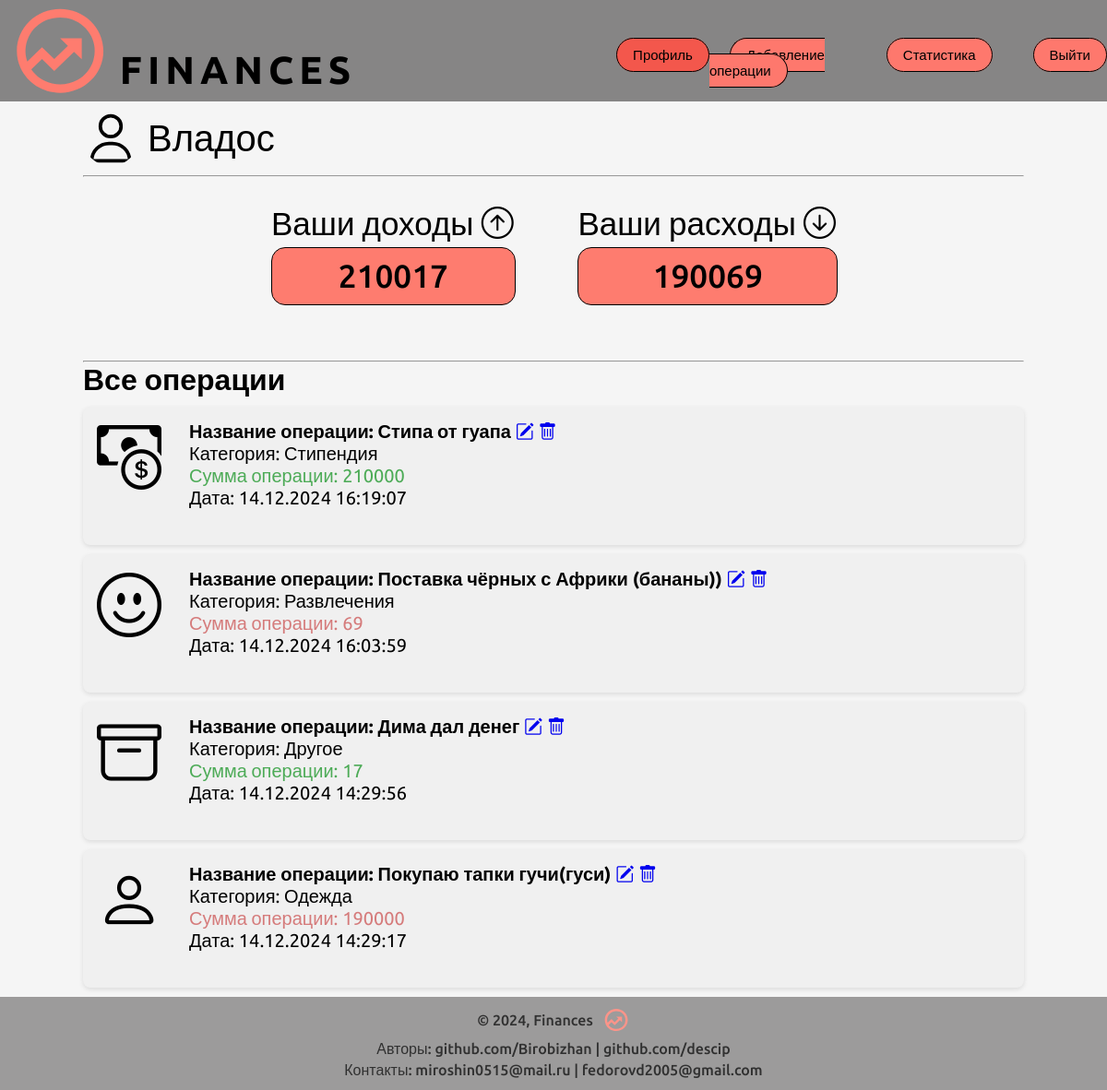
The page /users/profile/ (signed in) on the database its author committed.
### finance_site/models.py (models this page shows, shortened)
class Finance_site(models.Model):
    class Type(models.TextChoices):
        INCOME = '0', 'Доход'
        EXPENSES = '1', 'Расход'
    operation_type = models.CharField(max_length=10, choices=Type.choices, default=1, verbose_name='Тип операции')
    cat = models.ForeignKey('Category', on_delete=models.PROTECT, related_name='posts', verbose_name='Категории', null=True)
    operation_name = models.CharField(max_length=255, verbose_name='Название операции')
    notes = models.TextField(blank=True, verbose_name='Заметки')
    amount = models.IntegerField(verbose_name='Сумма')
    author = models.ForeignKey('auth.user', on_delete=models.PROTECT, verbose_name='Автор', editable=False)
    time_create = models.DateTimeField(auto_now_add=True, verbose_name='Время создания')
    objects = models.Manager()
    class Meta:
        verbose_name = 'Операции'
        verbose_name_plural = "Операции"
        ordering = ['-time_create']
        indexes = [
            models.Index(fields=['-time_create'])
        ]

class Category(models.Model):
    name = models.CharField(max_length=100, db_index=True, verbose_name='Категория операции')
    type = models.BooleanField(verbose_name='Тип операции', default=1)
    class Meta:
        verbose_name = 'Категории'
        verbose_name_plural = "Операции"
    def __str__(self):
        return self.name

### users/views.py (the view)
# urls.py: path('profile/', views.ProfileUser.as_view(), name='profile'),
class ProfileUser(LoginRequiredMixin, ListView):
    model = get_user_model()
    template_name = 'users/icons.html'
    extra_context = {"title": 'Профиль'}
    context_object_name = 'posts'
    def get_context_data(self, **kwargs):
        context = super().get_context_data(**kwargs)
        context['expenses'] = Finance_site.objects.filter(operation_type=1, author__username=self.request.user.username).aggregate(Sum('amount'))
        context['income'] = Finance_site.objects.filter(operation_type=0, author__username=self.request.user.username).aggregate(Sum('amount'))
        return context
    def get_queryset(self):
        return Finance_site.objects.filter(author__username=self.request.user.username)

### users/templates/users/icons.html
{% extends 'users/profile.html' %}
{% block icons %}
{% if p.cat_id == 2 %}
<i class="bi bi-cart"></i>
{% elif p.cat_id == 1 %}
<i class="bi bi-credit-card"></i>
{% elif p.cat_id == 3 %}
<i class="bi bi-coin"></i>
{% elif p.cat_id == 4 %}
<i class="bi bi-person"></i>
{% elif p.cat_id == 5 %}
<i class="bi bi-bank"></i>
{% elif p.cat_id == 6 %}
<i class="bi bi-cash-coin"></i>
{% elif p.cat_id == 7 %}
<i class="bi bi-archive"></i>
{% elif p.cat_id == 8 %}
<i class="bi bi-piggy-bank"></i>
{% elif p.cat_id == 9 %}
<i class="bi bi-bank2"></i>
{% elif p.cat_id == 10 %}
<i class="bi bi-egg-fried"></i>
{% elif p.cat_id == 11 %}
<i class="bi bi-emoji-smile"></i>
{% elif p.cat_id == 12 %}
<i class="bi bi-book"></i>
{% elif p.cat_id == 13 %}
<i class="bi bi-heart"></i>
{% elif p.cat_id == 14 %}
<i class="bi bi-bus-front"></i>
{% elif p.cat_id == 15 %}
<i class="bi bi-droplet"></i>
{% elif p.cat_id == 16 %}
<i class="bi bi-building"></i>
{% elif p.cat_id == 17 %}
<i class="bi bi-archive"></i>
{% endif %}
{% endblock %}

### users/templates/users/profile.html (shortened to what this page needs)
{% extends 'base.html' %}
{% block dop_info %}
    <link type="text/css" href="../../static/users/css/profile.css" rel="stylesheet">
    <link rel="stylesheet" href="https://cdn.jsdelivr.net/npm/bootstrap-icons@1.5.0/font/bootstrap-icons.css">
{% endblock %}
{% block content %}
<div class="wrapper">
    <div class="user">
        <span class="username">{{ user.username }}</span>
        <img class="useravatar" src="../../static/users/images/profile.svg" width="300px" height="100px" alt="">
    </div>
    <hr>
    <ul class="boxes">
        <li class="income">Ваши доходы <i class="bi bi-arrow-up-circle"></i> <p>{{ income.amount__sum }}</p></li>
        <li class="outcome">Ваши расходы <i class="bi bi-arrow-down-circle"></i> <p>{{ expenses.amount__sum }}</p></li>
    </ul>
    <hr>
    <h1>Все операции</h1>
    <ul class="list-articles">
        {% for p in posts %}
        <li>
            <div class="operation-block">
                <div class="cart">
                    {% block icons %}
                    {% endblock %}
                    </div>
                <div class="article-panel">
                    <h4>
                        Название операции: {{ p.operation_name }}
                         <a href="/edit/{{ p.pk }}/"><i class="bi bi-pencil-square"></i></a>
                         <a href="/delete/{{ p.pk }}/"><i class="bi bi-trash"></i></a>
                    </h4>
                    <p>Категория: {{p.cat}}</p>
                    {% if p.operation_type == '0' %}
                    <div class="inic">
                        <p>Сумма операции: {{ p.amount }}</p>
                    </div>
                    {% else %}
                    <div class="expen">
                        <p>Сумма операции: {{p.amount}}</p>
                    </div>
                    {% endif %}
                    <p class="last">Дата: {{ p.time_create|date:"d.m.Y H:i:s" }}</p>
                    <br>
                </div>
            </div>
        </li>
        {% endfor %}
    </ul>
</div>
{% endblock %}

### users/static/users/css/profile.css (style rules this page uses)
* { margin: 0; padding: 0; }
body { font-family: 'Ubuntu', sans-serif; font-weight: 400; background: #F5F5F5; display: flex; flex-direction: column; min-height: 100vh; margin: 0; }
a { text-decoration: none; }
img { max-width: 100%; }
.wrapper { width: 85%; margin: 0 auto; }
.user { width: 100%; margin: 0 auto; padding: 10px 0; display: flex; align-items: center; gap: 10px; }
.username { order: 1; font-weight: 300; font-size: 40px; }
.useravatar { width: 60px; height: 60px; border-radius: 50%; }
ul { list-style-type: none; }
.boxes { padding-top: 30px; padding-left: 20%; width: 60%; display: flex; gap: 50px; padding-bottom: 60px; justify-content: space-between; }
.boxes li { display: inline-block; font-weight: 500; font-size: 35px; }
.boxes p { margin-top: 5px; background: #FE7C6F; border: 1px solid #000; border-radius: 15px; width: 100%; display: flex; justify-content: center; align-items: center; padding: 10px 0; }
.operation-block { background-color: #f0f0f0; padding: 15px; font-size: 20px; border-radius: 8px; margin: 10px 0; box-shadow: 0 2px 5px rgba(0, 0, 0, 0.1); display: flex; align-items: left; }
.inic { color: #4DAB57; }
.expen { color: #D57B7B; }
.cart { font-size: 70px; }
.article-panel { margin-left: 30px; }

### rows shown on the page
Finance_site: operation_name "Стипа от гуапа", cat "Стипендия", amount "210000", time_create "14.12.2024 16:19:07"
Finance_site: operation_name "Поставка чёрных с Африки (бананы))", cat "Развлечения", amount "69", time_create "14.12.2024 16:03:59"
Finance_site: operation_name "Дима дал денег", cat "Другое", amount "17", time_create "14.12.2024 14:29:56"
Finance_site: operation_name "Покупаю тапки гучи(гуси)", cat "Одежда", amount "190000", time_create "14.12.2024 14:29:17"

### other values the page prints
{{ user.username }} "Владос"
{{ income.amount__sum }} "210017"
{{ expenses.amount__sum }} "190069"
